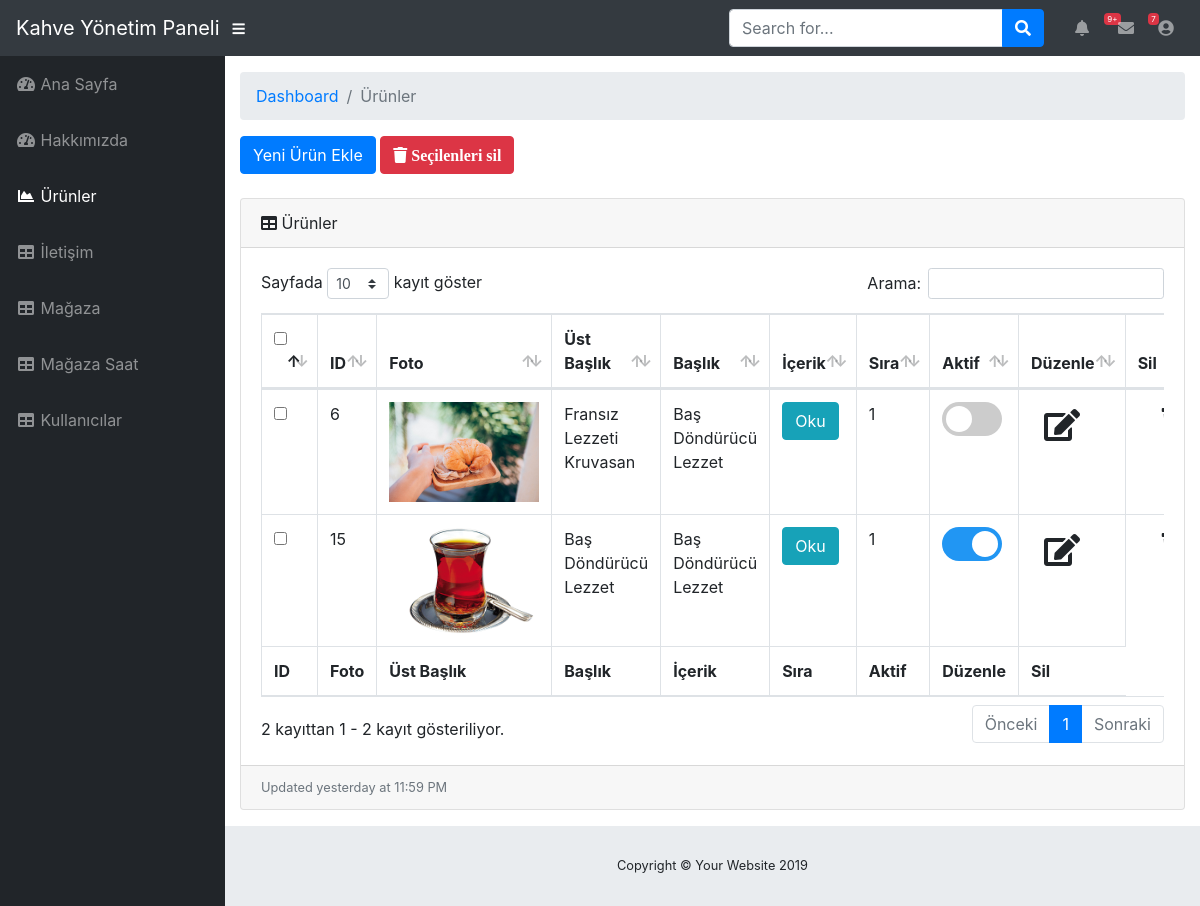
The app's page /admin/urunler.php (signed in) with its own data.
### tables this page shows
CREATE TABLE `urunler` (
  `id` int(11) NOT NULL,
  `foto` char(50) NOT NULL,
  `baslik` char(250) NOT NULL,
  `ustBaslik` char(250) NOT NULL,
  `icerik` text NOT NULL,
  `aktif` tinyint(4) NOT NULL,
  `sira` int(11) NOT NULL
);

### admin/urunler.php (the view, shortened to what this page needs)
<?php
$sayfa = "Ürünler";
include('../inc/vt.php');
include('inc/head.php');
include('inc/nav.php');
include('inc/sidebar.php');
$sorgu = $baglanti->prepare("SELECT * FROM urunler order by sira");
$sorgu->execute();
?>
<head>
</head>
<div id="content-wrapper">
    <div class="container-fluid">
        <ol class="breadcrumb">
            <li class="breadcrumb-item">
                <a href="#">Dashboard</a>
            </li>
            <li class="breadcrumb-item active">Ürünler</li>
        </ol>
        <form action="" method="post">
            <a class="btn btn-primary" href="urunEkle.php">Yeni Ürün Ekle</a>
            <a class="btn btn-danger font-18" href="#" data-toggle="modal"
               data-target="#tumunuSil"><i class="fa fa-trash"> Seçilenleri sil</i></a>
            <br><br>
            <div class="card mb-3">
                <div class="card-header">
                    <i class="fas fa-table"></i>
                    Ürünler
                </div>
                <div class="card-body">
                    <div class="table-responsive">
                        <table class="table table-bordered" id="dataTable" width="100%" cellspacing="0">
                            <thead>
                            <tr>
                                <th>
                                    <div class="checkbox">
                                        <input type="checkbox" id="select_all" onclick="TumunuSec();" value="">
                                    </div>
                                </th>
                                <th>ID</th>
                                <th>Foto</th>
                                <th>Üst Başlık</th>
                                <th>Başlık</th>
                                <th>İçerik</th>
                                <th>Sıra</th>
                                <th>Aktif</th>
                                <th>Düzenle</th>
                                <th>Sil</th>
                            </tr>
                            </thead>
                            <tfoot>
                            <tr>
                                <th>ID</th>
                                <th>Foto</th>
                                <th>Üst Başlık</th>
                                <th>Başlık</th>
                                <th>İçerik</th>
                                <th>Sıra</th>
                                <th>Aktif</th>
                                <th>Düzenle</th>
                                <th>Sil</th>
                            </tr>
                            </tfoot>
                            <tbody>
                            <?php while ($sonuc = $sorgu->fetch()) { ?>
                                <tr>
                                    <td>
                                        <div class="checkbox">
                                            <input class="chck" type="checkbox" name="sil[]"
                                                   value="<?php echo $sonuc['id']; ?>">
                                        </div>
                                    </td>
                                    <td><?= $sonuc["id"] ?></td>
                                    <td><img src="../img/<?= $sonuc["foto"] ?>" width="150px"/></td>
                                    <td contenteditable="true"
                                        onBlur="veriKaydet(this,'ustBaslik','<?= $sonuc["id"] ?>')"
                                        onClick="duzenle(this);"><?= $sonuc["ustBaslik"] ?></td>
                                    <td contenteditable="true" onBlur="veriKaydet(this,'baslik','<?= $sonuc["id"] ?>')"
                                        onClick="duzenle(this);"><?= $sonuc["baslik"] ?></td>
                                    <td>
                                        <a class="btn btn-info" href="#" data-toggle="modal"
                                           data-target="#icerik<?= $sonuc["id"] ?>">Oku</a>
                                    </td>
                                    <td contenteditable="true" onBlur="veriKaydet(this,'sira','<?= $sonuc["id"] ?>')"
                                        onClick="duzenle(this);"><?= $sonuc["sira"] ?></td>
                                    <td>
                                        <label class="switch">
                                            <span class="slider round"></span>
                                        </label></td>
                                    <td><a class="btn btn" href="urunGuncelle.php?id=<?= $sonuc["id"] ?>"><span
                                                    class="fa fa-edit fa-2x"></span></a></td>
                                    <td>
                                        <a class="dropdown-item" href="#" data-toggle="modal"
                                           data-target="#sil<?= $sonuc["id"] ?>"><span class="fa fa-trash fa-2x"></span></a>
                                    </td>
                                </tr>
                                <?php
                            }
                            ?>
                            </tbody>
                        </table>
        </form>
    </div>
</div>
<div class="card-footer small text-muted">Updated yesterday at 11:59 PM</div>
</div>
<?php
include('inc/footer.php');
?>
<link rel="stylesheet" type="text/css" href="css/switch.css">

### admin/inc/head.php (shortened to what this page needs)
<!DOCTYPE html>
<html lang="tr">
<head>
    <link href="vendor/fontawesome-free/css/all.min.css" rel="stylesheet" type="text/css">
    <link href="vendor/datatables/dataTables.bootstrap4.css" rel="stylesheet">
    <link href="css/sb-admin.css" rel="stylesheet">
</head>

### admin/inc/nav.php (shortened to what this page needs)
<body id="page-top">
<nav class="navbar navbar-expand navbar-dark bg-dark static-top">
    <a class="navbar-brand mr-1" href="index.php">Kahve Yönetim Paneli</a>
    <button class="btn btn-link btn-sm text-white order-1 order-sm-0" id="sidebarToggle" href="#">
        <i class="fas fa-bars"></i>
    </button>
    <form class="d-none d-md-inline-block form-inline ml-auto mr-0 mr-md-3 my-2 my-md-0">
        <div class="input-group">
            <input type="text" class="form-control" placeholder="Search for..." aria-label="Search"
                   aria-describedby="basic-addon2">
            <div class="input-group-append">
                <button class="btn btn-primary" type="button">
                    <i class="fas fa-search"></i>
                </button>
            </div>
        </div>
    </form>
    <ul class="navbar-nav ml-auto ml-md-0">
        <li class="nav-item dropdown no-arrow mx-1">
            <a class="nav-link dropdown-toggle" href="#" id="alertsDropdown" role="button" data-toggle="dropdown"
               aria-haspopup="true" aria-expanded="false">
                <i class="fas fa-bell fa-fw"></i>
                <span class="badge badge-danger">9+</span>
            </a>
        </li>
        <li class="nav-item dropdown no-arrow mx-1">
            <a class="nav-link dropdown-toggle" href="#" id="messagesDropdown" role="button" data-toggle="dropdown"
               aria-haspopup="true" aria-expanded="false">
                <i class="fas fa-envelope fa-fw"></i>
                <span class="badge badge-danger">7</span>
            </a>
        </li>
        <li class="nav-item dropdown no-arrow">
            <a class="nav-link dropdown-toggle" href="#" id="userDropdown" role="button" data-toggle="dropdown"
               aria-haspopup="true" aria-expanded="false">
                <i class="fas fa-user-circle fa-fw"></i>
            </a>
        </li>
    </ul>
</nav>

### admin/inc/sidebar.php
<div id="wrapper">
    <ul class="sidebar navbar-nav">
        <li class="nav-item <?php echo $sayfa == 'Ana Sayfa' ? 'active' : '' ?>">
            <a class="nav-link" href="index.php">
                <i class="fas fa-fw fa-tachometer-alt"></i>
                <span>Ana Sayfa</span>
            </a>
        </li>
         <li class="nav-item <?php echo $sayfa == 'Hakkımızda' ? 'active' : '' ?>">
            <a class="nav-link" href="hakkimizda.php">
                <i class="fas fa-fw fa-tachometer-alt"></i>
                <span>Hakkımızda</span>
            </a>
        </li>
        <li class="nav-item <?php echo $sayfa == 'Ürünler' ? 'active' : '' ?>">
            <a class="nav-link" href="urunler.php">
                <i class="fas fa-fw fa-chart-area"></i>
                <span>Ürünler</span></a>
        </li>
        <li class="nav-item <?php echo $sayfa == 'İletişim' ? 'active' : '' ?>">
            <a class="nav-link" href="iletisim.php">
                <i class="fas fa-fw fa-table"></i>
                <span>İletişim</span></a>
        </li>
         <li class="nav-item <?php echo $sayfa == 'Mağaza' ? 'active' : '' ?>">
            <a class="nav-link" href="magaza.php">
                <i class="fas fa-fw fa-table"></i>
                <span>Mağaza</span></a>
        </li>
         <li class="nav-item <?php echo $sayfa == 'Mağaza Saat' ? 'active' : '' ?>">
            <a class="nav-link" href="magazaSaat.php">
                <i class="fas fa-fw fa-table"></i>
                <span>Mağaza Saat</span></a>
        </li>
            <li class="nav-item <?php echo $sayfa == 'Kullanıcılar' ? 'active' : '' ?>">
            <a class="nav-link" href="kullanicilar.php">
                <i class="fas fa-fw fa-table"></i>
                <span>Kullanıcılar</span></a>
        </li>
    </ul>

### admin/inc/footer.php (shortened to what this page needs)
<footer class="sticky-footer">
    <div class="container my-auto">
        <div class="copyright text-center my-auto">
            <span>Copyright © Your Website 2019</span>
        </div>
    </div>
</footer>
</body>
</html>

### admin/css/switch.css (style rules this page uses)
.slider { position: absolute; cursor: pointer; top: 0; left: 0; right: 0; bottom: 0; background-color: #ccc; -webkit-transition: .4s; transition: .4s; }
.slider:before { position: absolute; content: ""; height: 26px; width: 26px; left: 4px; bottom: 4px; background-color: white; -webkit-transition: .4s; transition: .4s; }
input:checked + .slider { background-color: #2196F3; }
input:checked + .slider:before { -webkit-transform: translateX(26px); -ms-transform: translateX(26px); transform: translateX(26px); }
.slider.round { border-radius: 34px; }
.slider.round:before { border-radius: 50%; }

### records on screen
urunler: id "6", foto (picture), ustBaslik "Fransız Lezzeti Kruvasan", baslik "Baş Döndürücü Lezzet", sira "1"
urunler: id "15", foto (picture), ustBaslik "Baş Döndürücü Lezzet", baslik "Baş Döndürücü Lezzet", sira "1"
